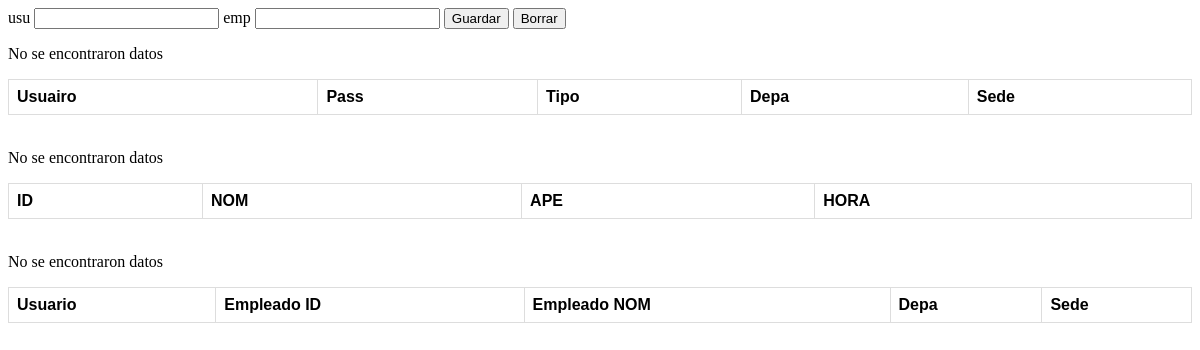
Before: /pruebasUE.php with the older database file.
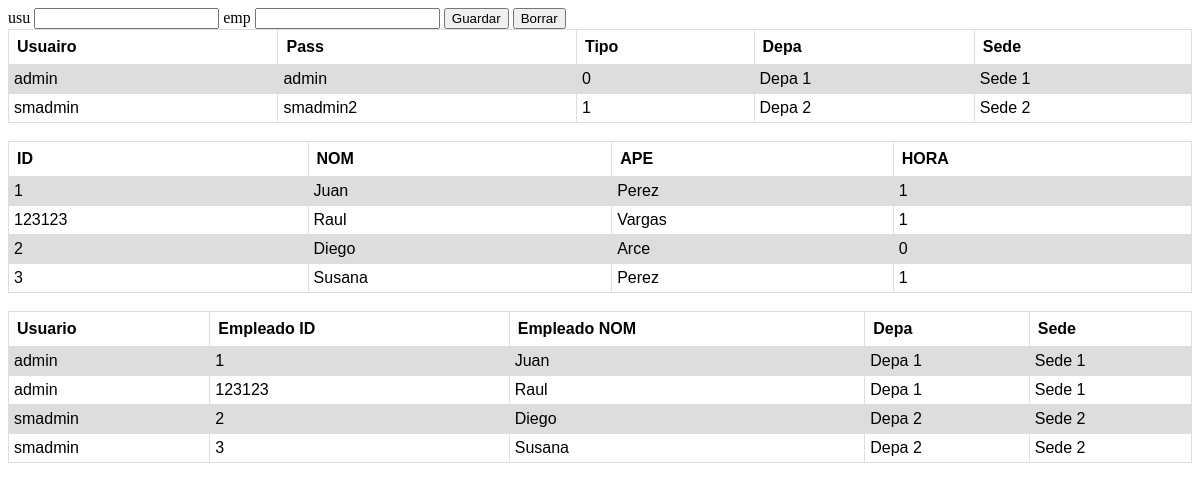
After: the same page with the newer database file.
### tables this page shows
CREATE TABLE `usuario` (
  `usu_user` varchar(30) NOT NULL,
  `usu_pass` varchar(30) NOT NULL,
  `usu_tipo` tinyint(1) NOT NULL,
  `usu_depa` varchar(30) NOT NULL,
  `usu_sede` varchar(30) NOT NULL
);

CREATE TABLE `empleado` (
  `emp_id` varchar(30) NOT NULL,
  `emp_nom` varchar(30) NOT NULL,
  `emp_ape` varchar(30) NOT NULL,
  `emp_hora` tinyint(1) NOT NULL
);

CREATE TABLE `asignacion` (
  `usu_user` varchar(30) NOT NULL,
  `emp_id` varchar(30) NOT NULL
);

### php/funcionesUE.php (the view, shortened to what this page needs)
<?php
include ("datos.php");
function conecatarBaseUE(){
    global $host, $usuario, $clave, $base;
    if ($conexion = new mysqli($host,$usuario,$clave,$base)){
        return $conexion;
    }else{
        return false;
    }
}
function tablaUE($datos){
    while($fila = $datos->fetch_object()){
        echo "<tr>";
        echo "<td>";
        echo $fila->usu_user;
        echo "</td>";
        echo "<td>";
        echo $fila->emp_id;
        echo "</td>";
        echo "<td>";
        echo $fila->emp_nom;
        echo "</td>";
        echo "<td>";
        echo $fila->usu_depa;
        echo "</td>";
        echo "<td>";
        echo $fila->usu_sede;
        echo "</td>";
        echo "</tr>";
    }
}
function cargarTablaUE(){
    if($conexion=conecatarBaseUE()){
    $sql= "SELECT * FROM asignacion
    INNER JOIN empleado ON asignacion.emp_id = empleado.emp_id
    INNER JOIN usuario on asignacion.usu_user = usuario.usu_user";
    $datos = $conexion->query($sql);
    if (mysqli_num_rows($datos)>0){
        tablaUE($datos);
    } else {
        echo "<p>No se encontraron datos</p>";
    }
    }else {
        echo "<p>Servicio interrumpido</p>";
    }
}
?>

### pruebasUE.php (shortened to what this page needs)
<?php
    include ("php/funcionesEmpleado.php");
    include ("php/funcionesUsuario.php");
    include ("php/funcionesUE.php");
?>
<!DOCTYPE html>
<html lang="en">
<head>
    <link rel="stylesheet" href="css/estilos.css">
</head>
<body>
    <form action="" method="post">
        usu <input type="text" name="c1" id="c1">
        emp <input type="text" name="c2" id="c2">
        <input type="submit" name="guardar"
                class="button" value="Guardar" />
        <input type="submit" name="borrar"
                class="button" value="Borrar" />
    </form>
    <table>
        <tr>
            <th>Usuairo</th>
            <th>Pass</th>
            <th>Tipo</th>
            <th>Depa</th>
            <th>Sede</th>
        </tr>
        <?php
            cargarTablaUsu();
        ?>
    </table>
    <br>
    <table>
        <tr>
            <th>ID</th>
            <th>NOM</th>
            <th>APE</th>
            <th>HORA</th>
        </tr>
        <?php
            cargarTablaEmp();
        ?>
    </table>
    <br>
    <table>
        <tr>
            <th>Usuario</th>
            <th>Empleado ID</th>
            <th>Empleado NOM</th>
            <th>Depa</th>
            <th>Sede</th>
        </tr>
        <?php
            cargarTablaUE();
        ?>
    </table>
</body>
</html>

### php/funcionesUsuario.php (shortened to what this page needs)
<?php
include ("datos.php");
function conecatarBase(){
    global $host, $usuario, $clave, $base;
    if ($conexion = new mysqli($host,$usuario,$clave,$base)){
        return $conexion;
    }else{
        return false;
    }
}
function tablaUsu($datos){
    while($fila = $datos->fetch_object()){
        echo "<tr>";
        echo "<td>";
        echo $fila->usu_user;
        echo "</td>";
        echo "<td>";
        echo $fila->usu_pass;
        echo "</td>";
        echo "<td>";
        echo $fila->usu_tipo;
        echo "</td>";
        echo "<td>";
        echo $fila->usu_depa;
        echo "</td>";
        echo "<td>";
        echo $fila->usu_sede;
        echo "</td>";
        echo "</tr>";
    }
}
function cargarTablaUsu(){
    if($conexion=conecatarBase()){
    $sql= "SELECT * FROM usuario";
    $datos = $conexion->query($sql);
    if (mysqli_num_rows($datos)>0){
        tablaUsu($datos);
    } else {
        echo "<p>No se encontraron datos</p>";
    }
    }else {
        echo "<p>Servicio interrumpido</p>";
    }
}
?>

### php/funcionesEmpleado.php (shortened to what this page needs)
<?php
include ("datos.php");
function conecatarBaseEmp(){
    global $host, $usuario, $clave, $base;
    if ($conexion = new mysqli($host,$usuario,$clave,$base)){
        return $conexion;
    }else{
        return false;
    }
}
function tablaEmp($datos){
    while($fila = $datos->fetch_object()){
        echo "<tr>";
        echo "<td>";
        echo $fila->emp_id;
        echo "</td>";
        echo "<td>";
        echo $fila->emp_nom;
        echo "</td>";
        echo "<td>";
        echo $fila->emp_ape;
        echo "</td>";
        echo "<td>";
        echo $fila->emp_hora;
        echo "</td>";
        echo "</tr>";
    }
}
function cargarTablaEmp(){
    if($conexion=conecatarBaseEmp()){
    $sql= "SELECT * FROM empleado";
    $datos = $conexion->query($sql);
    if (mysqli_num_rows($datos)>0){
        tablaEmp($datos);
    } else {
        echo "<p>No se encontraron datos</p>";
    }
    }else {
        echo "<p>Servicio interrumpido</p>";
    }
}
?>

### css/estilos.css (style rules this page uses)
table { font-family: arial, sans-serif; border-collapse: collapse; width: 100%; }
td, th { border: 1px solid #dddddd; text-align: left; padding: 8px; }
tr:nth-child(even) { background-color: #dddddd; }
td { border: 1px #DDD solid; padding: 5px; cursor: pointer; }

Changed rows visible on the page:
added usuario: usu_user "admin", usu_pass "admin", usu_tipo "0", usu_depa "Depa 1", usu_sede "Sede 1"
added usuario: usu_user "smadmin", usu_pass "smadmin2", usu_tipo "1", usu_depa "Depa 2", usu_sede "Sede 2"
added empleado: emp_id "1", emp_nom "Juan", emp_ape "Perez", emp_hora "1"
added empleado: emp_id "123123", emp_nom "Raul", emp_ape "Vargas", emp_hora "1"
added empleado: emp_id "2", emp_nom "Diego", emp_ape "Arce", emp_hora "0"
added empleado: emp_id "3", emp_nom "Susana", emp_ape "Perez", emp_hora "1"
added asignacion: usu_user.usu_user "admin", emp_id.emp_id "1", emp_id.emp_nom "Juan", usu_user.usu_depa "Depa 1", usu_user.usu_sede "Sede 1"
added asignacion: usu_user.usu_user "admin", emp_id.emp_id "123123", emp_id.emp_nom "Raul", usu_user.usu_depa "Depa 1", usu_user.usu_sede "Sede 1"
added asignacion: usu_user.usu_user "smadmin", emp_id.emp_id "2", emp_id.emp_nom "Diego", usu_user.usu_depa "Depa 2", usu_user.usu_sede "Sede 2"
added asignacion: usu_user.usu_user "smadmin", emp_id.emp_id "3", emp_id.emp_nom "Susana", usu_user.usu_depa "Depa 2", usu_user.usu_sede "Sede 2"
Other visible differences:
text no longer shown: "No se encontraron datos No se encontraron datos No se encontraron datos"
